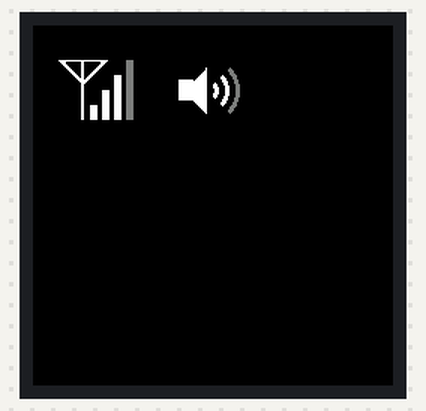
The program below on a simulated Raspberry Pi Pico. On the bench: 240×240 colour display.

Above: at 0.3 s.

The program:

main.cpp
```cpp
#include <Arduino.h>
#include "LGFX_ST7789.hpp"

static LGFX_ST7789 lcd;

void drawClear();
void drawAntenna();
void drawSpeaker();

void setup() {
  lcd.init();
  drawClear();
  drawAntenna();
  drawSpeaker();
}

void loop() {
  // put your main code here, to run repeatedly:
}

void drawClear() {
  // Start
  lcd.startWrite();

  lcd.setColor(TFT_BLACK);
  lcd.fillScreen();

  // End
  lcd.endWrite();
}

void drawAntenna() {
  // Start
  lcd.startWrite();

  // Draw antenna
  // Fill the outside with a white triangle
  lcd.setColor(TFT_WHITE);
  lcd.fillTriangle(17, 23, 49, 23, 33, 39);
  // Fill the inside with a black triangle
  lcd.setColor(TFT_BLACK);
  lcd.fillTriangle(22, 24, 44, 24, 33, 36);
  // Draw a vertical line
  lcd.setColor(TFT_WHITE);
  lcd.fillRect(32, 23, 2, 40);

  // Draw a vertical line from the left
  // First line
  lcd.setColor(TFT_WHITE);
  lcd.fillRect(38, 53, 5, 10);
  // Second line
  lcd.setColor(TFT_WHITE);
  lcd.fillRect(46, 43, 5, 20);
  // Third line
  lcd.setColor(TFT_WHITE);
  lcd.fillRect(54, 33, 5, 30);
  // Fourth line
  lcd.setColor(TFT_DARKGREY);
  lcd.fillRect(62, 23, 5, 40);

  // End
  lcd.endWrite();
}

void drawSpeaker() {
  // Start
  lcd.startWrite();

  // Draw a speaker
  // Draw a rect
  lcd.setColor(TFT_WHITE);
  lcd.fillRect(97, 36, 10, 14);
  // Draw a triangle
  lcd.fillTriangle(101, 43, 115, 28, 115, 58);

  // Draw waves
  // Draw an arc from the inside
  // First arc
  lcd.setColor(TFT_WHITE);
  lcd.fillArc(116, 43, 7, 5, 315, 405);
  // Second arc
  lcd.setColor(TFT_WHITE);
  lcd.fillArc(116, 43, 14, 12, 315, 405);
  // Third arc
  lcd.setColor(TFT_DARKGREY);
  lcd.fillArc(116, 43, 21, 19, 315, 405);

  // End
  lcd.endWrite();
}
```

LGFX_ST7789.hpp
```cpp
#pragma once

#define LGFX_USE_V1
#include <LovyanGFX.hpp>

class LGFX_ST7789 : public lgfx::LGFX_Device
{
    lgfx::Panel_ST7789         _panel_instance;
    lgfx::Bus_SPI              _bus_instance;

  public:
    LGFX_ST7789(void)
    {
      {
        auto cfg = _bus_instance.config();
        cfg.spi_host   = 1;
        cfg.spi_mode   = 0;
        cfg.freq_write = 10000000;
        cfg.pin_sclk   = 10;
        cfg.pin_miso   = -1;
        cfg.pin_mosi   = 11;
        cfg.pin_dc     = 8;
        _bus_instance.config(cfg);
        _panel_instance.setBus(&_bus_instance);
      }

      {
        auto cfg = _panel_instance.config();
        cfg.pin_cs           =    9;
        cfg.pin_rst          =    12;
        cfg.panel_width      =   240;
        cfg.panel_height     =   240;
        cfg.offset_x         =     0;
        cfg.offset_y         =     0;
        cfg.invert           =  true;  // パネルの明暗が反転してしまう場合 trueに設定

        _panel_instance.config(cfg);
      }

      setPanel(&_panel_instance);
    }
};
```
